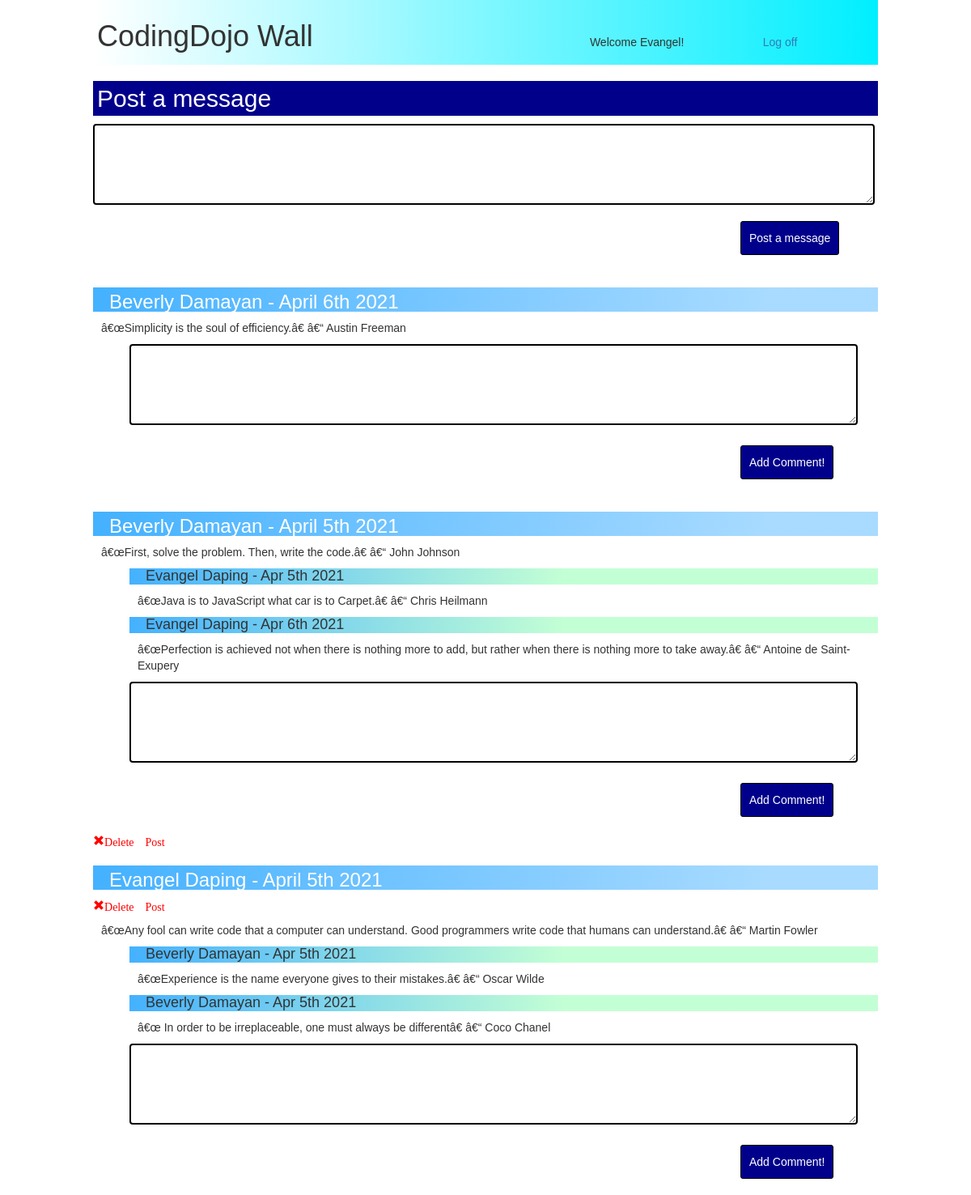
The app's page /wall.php?id=1 (signed in) with its own data.
### tables this page shows
CREATE TABLE IF NOT EXISTS `messages` (
  `id` int(11) NOT NULL AUTO_INCREMENT,
  `user_id` int(11) NOT NULL,
  `message` text,
  `created_at` datetime DEFAULT NULL,
  `updated_at` datetime DEFAULT NULL,
  PRIMARY KEY (`id`),
  KEY `fk_messages_users_idx` (`user_id`)
);

CREATE TABLE IF NOT EXISTS `comments` (
  `id` int(11) NOT NULL AUTO_INCREMENT,
  `user_id` int(11) NOT NULL,
  `message_id` int(11) NOT NULL,
  `comment` text,
  `created_at` datetime DEFAULT NULL,
  `updated_at` datetime DEFAULT NULL,
  PRIMARY KEY (`id`),
  KEY `fk_comments_messages1_idx` (`message_id`),
  KEY `fk_comments_users1_idx` (`user_id`)
);

### connection.php (called while the page is built, shortened)
<?php
$connection = new mysqli(DB_HOST, DB_USER, DB_PASS, DB_DATABASE);
function fetch_all($query)
{
    $data = array();
    global $connection;
    $result = $connection->query($query);
    while ($row = mysqli_fetch_assoc($result)) {
        $data[] = $row;
    }
    return $data;
}

### wall.php (the view, shortened to what this page needs)
<?php
require('connection.php');
?>
<!doctype html>
<html lang="en">
<head>
	<link rel="stylesheet" href="https://maxcdn.bootstrapcdn.com/bootstrap/3.3.7/css/bootstrap.min.css">
	<link rel="stylesheet" type="text/css" href="styles.css">
</head>
<body>
	<div class="header">
		<h1>CodingDojo Wall</h1>
<?php 	if(isset($_SESSION['first_name']) && isset($_SESSION['user_id'])){ ?>
		<p class="headerText">Welcome <?= $_SESSION['first_name'] ?>!</p>
		<a href="logout.php">Log off</a>
	</div>
	<form class="message" action="process.php" method="post">
		<h2>Post a message</h2>
		<textarea name="mess"></textarea>
		<input class="button posts" type="submit" name="message" value="Post a message">
	</form>
<?php 	} else { ?>
		<p class="headerText">Login to be able to post messages and comment</p>
		<a href="index.php">Login!</a>
	</div>
<?php	}
		$query = "SELECT CONCAT_WS(' ', first_name, last_name) AS name,
				 message, messages.created_at AS dc,
				 messages.id AS message_id , messages.user_id AS uid FROM messages
				 LEFT JOIN users
				 ON messages.user_id = users.id
				 ORDER BY messages.created_at DESC";
		$results = fetch_all($query);
		foreach($results as $result) {
		$messageId = $result['message_id']; ?>
	<div class="message">
<?php	if(isset($_SESSION['first_name']) && isset($_SESSION['user_id'])){
	 		if($_SESSION['user_id'] == $result['uid']) {
				$delete = '<a class="delete glyphicon glyphicon-remove" href="process.php?messageId='.$messageId.'">Delete Post</a>';
				echo $delete;
			}
		} ?>
		<h3><?= $result['name']." - ".date('F jS Y', strtotime($result['dc'])) ?></h3>
<?php	if(isset($_SESSION['first_name']) && isset($_SESSION['user_id'])){
			if($_SESSION['user_id'] == $result['uid']) {
				$time = strtotime($result['dc']);
				$curtime = time();
				if(($curtime-$time)>1800) {
					$delete =  '<a class="delete glyphicon glyphicon-remove" href="process.php?messageId='.$messageId.'">Delete Post</a>';
					echo $delete;
				}
			}
		} ?>
		<p><?= $result['message'] ?></p>
<?php		$query2 = "SELECT CONCAT_WS(' ', first_name, last_name) AS cName,
				  DATE_FORMAT(comments.created_at, '%b %D %Y') AS cdc, comment FROM comments
				  LEFT JOIN users
				  ON comments.user_id = users.id
				  WHERE message_id='".$result['message_id']."'";
			$results2 = fetch_all($query2);
			foreach($results2 as $row2) { ?>
				<div class="comment">
					<h4><?= $row2['cName'].' - '.$row2['cdc'] ?></h4>
					<p><?= $row2['comment'] ?></p>
				</div>
<?php		}
			if(isset($_SESSION['first_name']) && isset($_SESSION['user_id'])) { ?>
		<form class="wall" action="process.php" method="post">
			<textarea class="commentText" name="comment"></textarea>
			<input class="button posts" type="submit" name="submit" value="Add Comment!">
		</form>
<?php 		} ?>
	</div>
<?php 	} ?>
</body>
</html>

### styles.css (style rules this page uses)
* { padding: 0; margin: 0; }
body { width: 970px; font-family: Verdana, sans-serif; margin: 0 auto; }
.header { background: rgb(24,36,0); background: linear-gradient(90deg, rgba(24,36,0,0) 0%, rgba(16,100,91,0) 0%, rgba(0,239,255,1) 100%); }
h1 { display: inline-block; width: 600px; padding: 5px; }
.button { border: 1px solid black; background-color: darkblue; color: white; padding: 10px; border-radius: 3px; }
textarea { resize: vertical; }
.headerText { display: inline-block; width: 200px; }
.posts { margin: 20px 0px 20px 800px; border: 1px solid black; background-color: darkblue; color: white; padding: 10px; border-radius: 3px; }
h2 { background-color: darkblue; color: white; padding: 5px; }
.wall { display: block; border: none; }
textarea { width: 966px; height: 100px; display: block; border: 2px solid black; border-radius: 4px; }
input.posts { margin: 20px 20px 20px 800px; }
h3 { background: rgb(24,36,0); background: linear-gradient(90deg, rgba(24,36,0,0) 0%, rgba(16,51,100,0) 0%, rgba(0,149,255,0.7329306722689075) 0%, rgba(0,149,255,0.34077380952380953) 86%); color: white; height: 30px; padding: 5px 0 5px 20px; }
.message { min-height: 100px; display: block; }
p { margin: 10px; }
h4 { background: rgb(24,36,0); background: linear-gradient(90deg, rgba(24,36,0,0) 0%, rgba(16,51,100,0) 0%, rgba(0,149,255,0.7329306722689075) 0%, rgba(0,255,74,0.23713235294117652) 58%); height: 20px; padding-left: 20px; }
.comment { min-height: 50px; display: block; margin: 5px 0px 5px 45px; }
.commentText { width: 900px; margin: 5px 0 5px 45px; }

### wall.php (style rules this page uses)
.delete { color: red; }

### records on screen
messages: name "Beverly Damayan", created_at "April 6th 2021", message "â€œSimplicity is the soul of efficiency.â€ â€“ Austin Freeman"
messages: name "Beverly Damayan", created_at "April 5th 2021", message "â€œFirst, solve the problem. Then, write the code.â€ â€“ John Johnson"
comments: cName "Evangel Daping", cdc "Apr 5th 2021", comment "â€œJava is to JavaScript what car is to Carpet.â€ â€“ Chris Heilmann"
comments: cName "Evangel Daping", cdc "Apr 6th 2021", comment "â€œPerfection is achieved not when there is nothing more to add, but rather when there is nothing more to take away.â€ â€“ Antoine de Saint-Exupery"
messages: name "Evangel Daping", created_at "April 5th 2021", message "â€œAny fool can write code that a computer can understand. Good programmers write code that humans can understand.â€ â€“ Martin Fowler"
comments: cName "Beverly Damayan", cdc "Apr 5th 2021", comment "â€œExperience is the name everyone gives to their mistakes.â€ â€“ Oscar Wilde"
comments: cName "Beverly Damayan", cdc "Apr 5th 2021", comment "â€œ In order to be irreplaceable, one must always be differentâ€ â€“ Coco Chanel"

### other values on screen
$_SESSION['first_name'] "Evangel"
